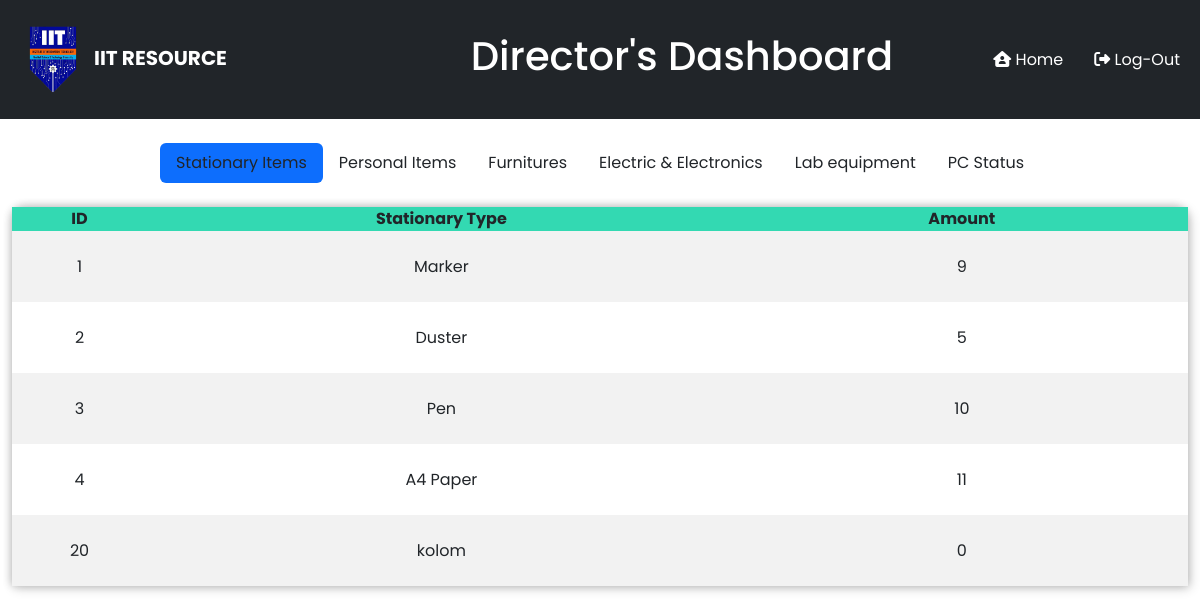
The app's page /DirSeeResources.php with its own data.
### tables this page shows
CREATE TABLE `resource` (
  `id` int(10) UNSIGNED NOT NULL,
  `ItemCategory` varchar(255) DEFAULT NULL,
  `ItemName` varchar(255) DEFAULT NULL,
  `amount` int(10) UNSIGNED DEFAULT 0
);

### DirSeeResources.php (the view, shortened to what this page needs)
<!DOCTYPE html>
<html lang="en">
<head>
<link href="https://cdn.jsdelivr.net/npm/bootstrap@5.2.0/dist/css/bootstrap.min.css" rel="stylesheet">
<link rel="stylesheet" href="Resources.css">
</head>
<body>
<nav class="navbar navbar-expand-lg bg-dark">
    <div class="container-fluid">
      <a class="navbar-brand" href="DirectorPage.php"><img src="./img/logo.png" width="50px" alt="logo"><span class="navbar-brand mr-2">IIT RESOURCE</span></a>
      <h1>Director's Dashboard</h1>
      <div class="collapse navbar-collapse" id="navbarNav">
        <ul class="navbar-nav ms-auto">
          <li class="nav-item">
            <a class="nav-link" aria-current="page" href="DirectorPage.php" style="margin-right: 15px;"><i class="fa-solid fa-house-user"></i> Home</a>
          </li>
          <li class="nav-item">
            <a class="nav-link" href="logout.php"><i class="fa-solid fa-right-from-bracket"></i> Log-Out</a>
          </li>
        </ul>
      </div>
    </div>
  </nav>
              <br>
              <div class="mb-3">
                <div class="toggolable">
                  <ul class="nav nav-pills justify-content-center">
                    <li class="nav-item"><a data-bs-toggle="pill" class="nav-link active text-dark" href="#stationaryItems">Stationary Items</a></li>
                    <li class="nav-item"><a data-bs-toggle="pill" class="nav-link text-dark" href="#personalItems">Personal Items</a></li>
                    <li class="nav-item"><a data-bs-toggle="pill" class="nav-link text-dark" href="#furnitures">Furnitures</a></li>
                    <li class="nav-item"><a data-bs-toggle="pill" class="nav-link text-dark" href="#electronics">Electric & Electronics</a></li>
                    <li class="nav-item"><a data-bs-toggle="pill" class="nav-link text-dark" href="#lab">Lab equipment</a></li>
                    <li class="nav-item"><a data-bs-toggle="pill" class="nav-link text-dark" href="#pcStatus">PC Status</a></li>
                  </ul><br>
                  <div class="tab-content center">
                    <div id="stationaryItems" class="tab-pane active">
                      <table>
                        <tr>
                          <th>ID</th>
                          <th>Stationary Type</th>
                          <th>Amount</th>
                        </tr>
                        <?php
                        include('DatabaseConnection.php');
                        $sql = "SELECT * From resource where ItemCategory='stationary'";
                        $res = mysqli_query($conn, $sql);
                        if($res==true){
                          $count = mysqli_num_rows($res);
                          if($count>0){
                              while($rows = mysqli_fetch_assoc($res)){
                                  $id = $rows['id'];
                                  $StationaryType = $rows['ItemName'];
                                  $amount = $rows['amount'];
                          ?>
                                      <tr>
                                          <td><?php echo $id; ?></td>
                                          <td><?php echo $StationaryType; ?> </td>
                                          <td><?php echo $amount; ?></td>
                                      </tr>
                                  <?php
                              }
                          }
                        }
                        ?>
                    </table>
                    </div>
                  </div>
                </div>
              </div>
</body>
</html>

### Resources.css (style rules this page uses)
* { font-family: 'Poppins', sans-serif; }
* { margin: 0; padding: 0; }
h1 { margin-left: 16%; padding: 2%; color: #ffff; }
body { margin: 0px; padding: 0px; display: flex; flex-direction: column; height: 100vh; }
.center { text-align: center; width: 100%; }
table { border-collapse: collapse; margin-left: 1%; text-align: center; border-radius: 12px 12px 0 0; width: 98%; box-shadow: 2px 2px 12px rgba(0, 0, 0, 0.2), -1px -1px 8px rgba(0, 0, 0, 0.2); }
tr { transition: all .2s ease-in; cursor: pointer; }
th { background: #33d9b2; }
td { width: 20px; text-align: center; padding: 2%; }
tr:nth-child(even) { background-color: #f2f2f2; }
.navbar-brand { font-weight: bold; color: #ffffff; margin-left: 1rem; }
.nav-link { color: #ffff; }
span { pointer-events: none; }

### records on screen
resource: id "1", ItemName "Marker", amount "9"
resource: id "2", ItemName "Duster", amount "5"
resource: id "3", ItemName "Pen", amount "10"
resource: id "4", ItemName "A4 Paper", amount "11"
resource: id "20", ItemName "kolom", amount "0"
